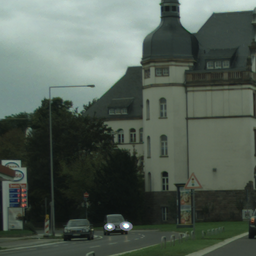
#> input picture car1.png, 256 x 256 px, found by its file name
$ python data_type.py
#> lines starting #> are read from the running program, lines starting #| are printed output that depends on the picture
import cv2
import numpy as np
from matplotlib import pyplot as plt

path = '/Users/RohanSaxena/Documents/projects/cv'

image = cv2.imread(path + '/car1.png')
#> image is the input picture: shape (256, 256, 3); mean B, G, R 83, 92.3, 80.7
float_image = image.astype(np.float32)

'''
Different data types expect pixel values to be in different ranges. Be careful
while converting from one data type to the other.
'''

fig = plt.figure()

a = fig.add_subplot(1, 2, 1)
plt.imshow(image)
a.set_title('uint8 Image')

a = fig.add_subplot(1, 2, 2)
plt.imshow(float_image)
a.set_title('float32 Image')

plt.tight_layout()
plt.show()
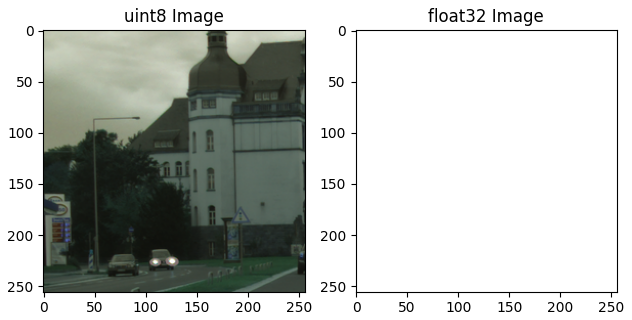
#> figure drawn by matplotlib, 2 panels; B, G, R data is drawn as R, G, B

$ run again, with car2.png copied over car1.png
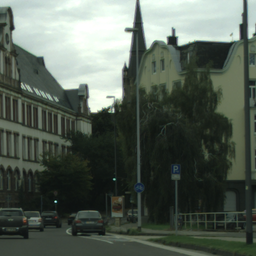
#> input picture car2.png, 256 x 256 px, found by its file name
#> image is the input picture: shape (256, 256, 3); mean B, G, R 84.8, 94.4, 84.6
#> `plt.show()`:
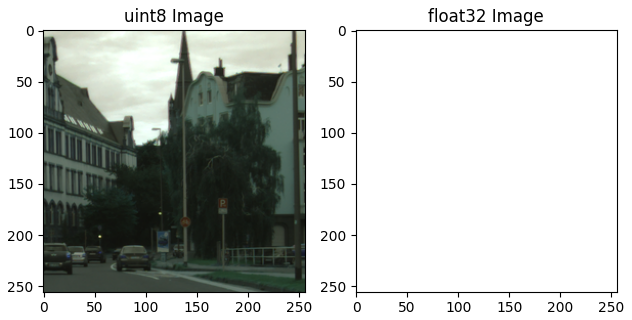
#> figure drawn by matplotlib, 2 panels; B, G, R data is drawn as R, G, B

$ run again, with pic.jpeg saved as car1.png
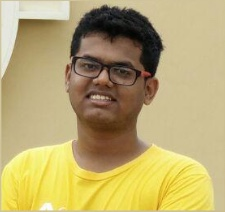
#> input picture pic.jpeg, 225 x 212 px, found by its file name
#> image is the input picture: shape (212, 225, 3); mean B, G, R 111.1, 167.8, 184.9
#> `plt.show()`:
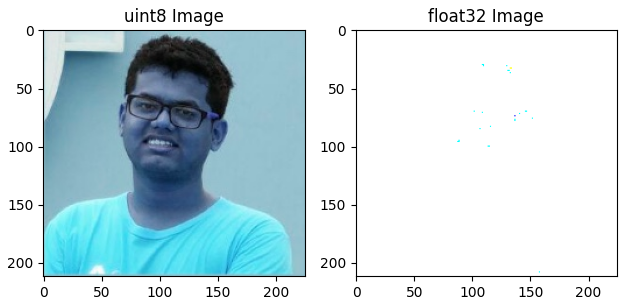
#> figure drawn by matplotlib, 2 panels; B, G, R data is drawn as R, G, B
